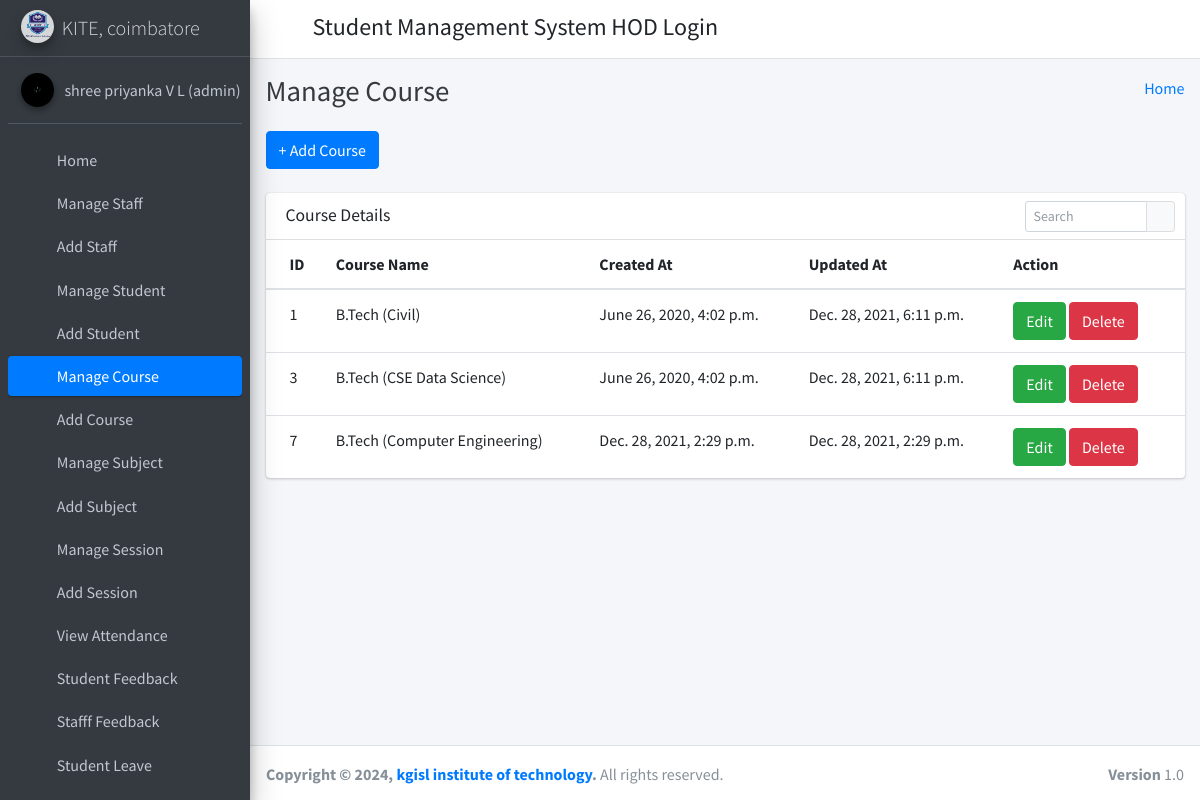
/manage_course/ (signed in), run on the app's committed database.
### student_management_app/models.py (models this page shows)
class CustomUser(AbstractUser):
    user_type_data = ((1, "HOD"), (2, "Staff"), (3, "Student"))
    user_type = models.CharField(default=1, choices=user_type_data, max_length=10)

class Courses(models.Model):
    id = models.AutoField(primary_key=True)
    course_name = models.CharField(max_length=255)
    created_at = models.DateTimeField(auto_now_add=True)
    updated_at = models.DateTimeField(auto_now=True)
    objects = models.Manager()

### student_management_app/HodViews.py (the view)
# urls.py: path('manage_course/', HodViews.manage_course, name="manage_course"),
def manage_course(request):
    courses = Courses.objects.all()
    context = {
        "courses": courses
    }
    return render(request, 'hod_template/manage_course_template.html', context)

### student_management_app/LoginCheckMiddleWare.py (called while the page is built, shortened)
    def process_view(self, request, view_func, view_args, view_kwargs):
        modulename = view_func.__module__
        user = request.user
        if user.is_authenticated:
            if user.user_type == "1":
                if modulename == "student_management_app.HodViews":
                    pass
                elif modulename == "student_management_app.views" or modulename == "django.views.static":
                    pass
                else:
                    return redirect("admin_home")
            else:
                return redirect("login")
        else:
            if request.path == reverse("login") or request.path == reverse("doLogin"):
                pass
            else:
                return redirect("login")

### student_management_app/templates/hod_template/manage_course_template.html (shortened to what this page needs)
{% extends 'hod_template/base_template.html' %}
{% block page_title %}
    Manage Course
{% endblock page_title %}
{% block main_content %}
{% load static %}
<section class="content">
        <div class="container-fluid">
            <a class="btn btn-primary" href="{% url 'add_course' %}" role="button">+ Add Course</a> <br/>&nbsp;
            <div class="row">
                <div class="col-md-12">
                    <div class="card">
                        <div class="card-header">
                            <h3 class="card-title">Course Details</h3>
                            <div class="card-tools">
                            <div class="input-group input-group-sm" style="width: 150px;">
                                <input type="text" name="table_search" class="form-control float-right" placeholder="Search">
                                <div class="input-group-append">
                                <button type="submit" class="btn btn-default"><i class="fas fa-search"></i></button>
                                </div>
                            </div>
                            </div>
                        </div>
                        <div class="card-body table-responsive p-0">
                            <table class="table table-hover text-nowrap">
                            <thead>
                                <tr>
                                <th>ID</th>
                                <th>Course Name</th>
                                <th>Created At</th>
                                <th>Updated At</th>
                                <th>Action</th>
                                </tr>
                            </thead>
                            <tbody>
                                {% for course in courses %}
                                <tr>
                                <td>{{ course.id }}</td>
                                <td>{{ course.course_name }}</td>
                                <td>{{ course.created_at }}</td>
                                <td>{{ course.updated_at }}</td>
                                <td>
                                    <a href="{% url 'edit_course' course.id %}" class="btn btn-success">Edit</a>
                                    <a href="{% url 'delete_course' course.id %}" class="btn btn-danger">Delete</a>
                                </td>
                                </tr>
                                {% endfor %}
                            </tbody>
                            </table>
                        </div>
                        </div>
                </div>
            </div>
        </div>
      </section>
  {% endblock main_content %}

### student_management_app/templates/hod_template/sidebar_template.html (shortened to what this page needs)
{% load static %}
<aside class="main-sidebar sidebar-dark-primary elevation-4">
      <a href="{% url 'admin_home' %}" class="brand-link">
        <img src="{% static 'dist/img/AdminLTELogo.png' %}" alt="AdminLTE Logo" class="brand-image img-circle elevation-3"
            style="opacity: .8">
        <span class="brand-text font-weight-light">KITE, coimbatore</span>
      </a>
      <div class="sidebar">
        <div class="user-panel mt-3 pb-3 mb-3 d-flex">
          <div class="image">
            <img src="{% static 'dist/img/user2-160x160.jpg' %}" class="img-circle elevation-2" alt="User Image">
          </div>
          <div class="info">
            <a href="{% url 'admin_profile' %}" class="d-block">{{ user.first_name }} {{ user.last_name }}</a>
          </div>
        </div>
        <nav class="mt-2">
          <ul class="nav nav-pills nav-sidebar flex-column" data-widget="treeview" role="menu" data-accordion="false">
            <li class="nav-item">
              {% url 'admin_home' as admin_home %}
              <a href="{{ admin_home }}" class="nav-link {% if request.path == admin_home %} active {% endif %}">
                <i class="nav-icon fas fa-tachometer-alt"></i>
                <p>
                  Home
                </p>
              </a>
            </li>
            <li class="nav-item">
              {% url 'manage_staff' as manage_staff %}
              {% url 'edit_staff' staff_id=id as edit_staff %}
              <a href="{{ manage_staff }}" class="nav-link {% if request.path == manage_staff %} active {% endif %} {% if request.path == edit_staff %} active {% endif %}">
                <i class="nav-icon fas fa-chalkboard-teacher"></i>
                <p>
                  Manage Staff
                </p>
              </a>
            </li>
            <li class="nav-item">
              {% url 'add_staff' as add_staff %}
              <a href="{{ add_staff }}" class="nav-link {% if request.path == add_staff %} active {% endif %}">
                <i class="nav-icon fas fa-th"></i>
                <p>
                  Add Staff
                </p>
              </a>
            </li>
            <li class="nav-item">
              {% url 'manage_student' as manage_student %}
              {% url 'edit_student' student_id=id as edit_student %}
              <a href="{{ manage_student }}" class="nav-link {% if request.path == manage_student %} active {% endif %} {% if request.path == edit_student %} active {% endif %}">
                <i class="nav-icon fas fa-user-graduate"></i>
                <p>
                  Manage Student
                </p>
              </a>
            </li>
            <li class="nav-item">
              {% url 'add_student' as add_student %}
              <a href="{{ add_student }}" class="nav-link {% if request.path == add_student %} active {% endif %}">
                <i class="nav-icon fas fa-th"></i>
                <p>
                  Add Student
                </p>
              </a>
            </li>
            <li class="nav-item">
              {% url 'manage_course' as manage_course %}
              {% url 'edit_course' course_id=id as edit_course %}
              <a href="{{ manage_course }}" class="nav-link {% if request.path == manage_course %} active {% endif %} {% if request.path == edit_course %} active {% endif %}">
                <i class="nav-icon fas fa-chalkboard"></i>
                <p>
                  Manage Course
                </p>
              </a>
            </li>
            <li class="nav-item">
            {% url 'add_course' as add_course %}
              <a href="{{ add_course }}" class="nav-link {% if request.path == add_course %} active {% endif %}">
                <i class="nav-icon fas fa-th"></i>
                <p>
                  Add Course
                </p>
              </a>
            </li>
            <li class="nav-item">
              {% url 'manage_subject' as manage_subject %}
              {% url 'edit_subject' subject_id=id as edit_subject %}
              <a href="{{ manage_subject }}" class="nav-link {% if request.path == manage_subject %} active {% endif %} {% if request.path == edit_subject %} active {% endif %}">
                <i class="nav-icon fas fa-book"></i>
                <p>
                  Manage Subject
                </p>
              </a>
            </li>
            <li class="nav-item">
              {% url 'add_subject' as add_subject %}
              <a href="{{ add_subject }}" class="nav-link {% if request.path == add_subject %} active {% endif %}">
                <i class="nav-icon fas fa-th"></i>
                <p>
                  Add Subject
                </p>
              </a>
            </li>
            <li class="nav-item">
              {% url 'manage_session' as manage_session %}
              {% url 'edit_session' session_id=id as edit_session %}
              <a href="{{ manage_session }}" class="nav-link {% if request.path == manage_session %} active {% endif %} {% if request.path == edit_session %} active {% endif %}">
                <i class="nav-icon fas fa-graduation-cap"></i>
                <p>
                  Manage Session
                </p>
              </a>
            </li>
            <li class="nav-item">
              {% url 'add_session' as add_session %}
              <a href="{{ add_session }}" class="nav-link {% if request.path == add_session %} active {% endif %}">
                <i class="nav-icon fas fa-th"></i>
                <p>
                  Add Session
                </p>
              </a>
            </li>
            <li class="nav-item">
              {% url 'admin_view_attendance' as admin_view_attendance %}
              <a href="{{ admin_view_attendance }}" class="nav-link {% if request.path == admin_view_attendance %} active {% endif %}">
                <i class="nav-icon fas fa-calendar-alt"></i>
                <p>
                  View Attendance
                </p>
              </a>
            </li>
            <li class="nav-item">
              {% url 'student_feedback_message' as student_feedback_message %}
              <a href="{{ student_feedback_message }}" class="nav-link {% if request.path == student_feedback_message %} active {% endif %}">
                <i class="nav-icon fas fa-th"></i>
                <p>
                  Student Feedback
                </p>
              </a>
            </li>
            <li class="nav-item">
              {% url 'staff_feedback_message' as staff_feedback_message %}
              <a href="{{ staff_feedback_message }}" class="nav-link {% if request.path == staff_feedback_message %} active {% endif %}">
                <i class="nav-icon fas fa-th"></i>
                <p>
                  Stafff Feedback
                </p>
              </a>
            </li>
            <li class="nav-item">
              {% url 'student_leave_view' as student_leave_view %}
              <a href="{{ student_leave_view }}" class="nav-link {% if request.path == student_leave_view %} active {% endif %}">
                <i class="nav-icon fas fa-th"></i>
                <p>
                  Student Leave
                </p>
              </a>
            </li>
            <li class="nav-item">
              {% url 'staff_leave_view' as staff_leave_view %}
              <a href="{{ staff_leave_view }}" class="nav-link {% if request.path == staff_leave_view %} active {% endif %}">
                <p>
                </p>
              </a>
            </li>
          </ul>
        </nav>
      </div>
    </aside>

### data on the page
CustomUser: first_name "shree priyanka", last_name "V L (admin)"
Courses: id "1", course_name "B.Tech (Civil)", created_at "June 26, 2020, 4:02 p.m.", updated_at "Dec. 28, 2021, 6:11 p.m."
Courses: id "3", course_name "B.Tech (CSE Data Science)", created_at "June 26, 2020, 4:02 p.m.", updated_at "Dec. 28, 2021, 6:11 p.m."
Courses: id "7", course_name "B.Tech (Computer Engineering)", created_at "Dec. 28, 2021, 2:29 p.m.", updated_at "Dec. 28, 2021, 2:29 p.m."
